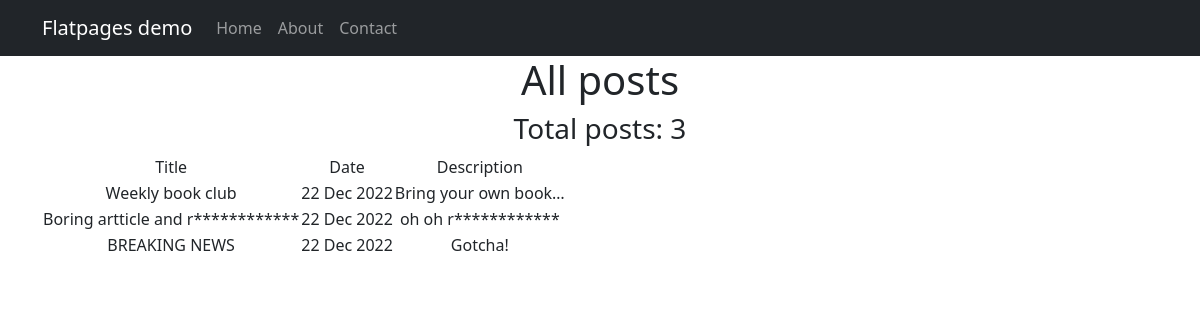
Page /news/ on the committed database.
### news/models.py (models this page shows, shortened)
class Post(models.Model):
    NEWS = "NEWS"
    ARTICLE = "ARTCL"
    CATEGORIES = ((NEWS, "News articles"), (ARTICLE, "Articles"))
    author_id = models.ForeignKey(Author, on_delete=models.CASCADE)
    category_type = models.CharField(max_length=5, choices=CATEGORIES, default=NEWS)
    created_at = models.DateTimeField(auto_now_add=True)
    category_id = models.ManyToManyField(Category, through='PostCategory')
    title = models.CharField(max_length=128)
    text = models.TextField()
    rating = models.IntegerField(default=0)

### news/views.py (the view)
# urls.py: path('', PostsList.as_view()),
class PostsList(ListView):
    model = Post
    ordering = '-created_at'
    template_name = 'posts.html'
    context_object_name = 'posts'

### news/templatetags/custom_filters.py (called while the page is built)
@register.filter()
def censorship(value):
    word = 'reallybadword'
    print(value)
    if not isinstance(value, str):
        raise ValueError(f"String is expected, got {type(value)}")
    for w in value.split():
        if w.lower() == word:
            value = value.replace(w,f"{w[0]}{'*' * (len(w) - 1)}")
    return value

### templates/posts.html (shortened to what this page needs)
{% extends 'flatpages/default.html' %}
{% load custom_filters %}
{% block content %}
<h1>All posts</h1>
{% if posts %}
    <h3>Total posts: {{ posts|length }}</h3>
    <table>
    <tr>
        <td>Title</td>
        <td>Date</td>
        <td>Description</td>
    </tr>
    {% for post in posts %}
    <tr>
        <td>{{ post.title|censorship }}</td>
        <td>{{ post.created_at|date:'d M Y'  }}</td>
        <td>{{ post.text|truncatechars:20|censorship }}</td>
    </tr>
    {% endfor %}
    </table>
{% else %}
<h2>No topics available</h2>
{% endif %}
{% endblock content %}

### templates/flatpages/default.html (shortened to what this page needs)
<!DOCTYPE html>
<html lang="en">
<head>
    {% load static %}
    <link href="{% static 'css/styles.css' %}" rel="stylesheet"/>
</head>
<body>
<nav class="navbar navbar-expand-lg navbar-dark bg-dark static-top">
   <div class="container">
       <a class="navbar-brand" href="#">Flatpages demo</a>
       <div class="collapse navbar-collapse" id="navbarResponsive">
           <ul class="navbar-nav ml-auto">
               <li class="nav-item active">
                   <a class="nav-link" href="/">Home</a>
               </li>
               <li class="nav-item">
                   <a class="nav-link" href="/about/">About</a>
               </li>
               <li class="nav-item">
                   <a class="nav-link" href="/contacts/">Contact</a>
               </li>
           </ul>
       </div>
   </div>
</nav>
<div class="container">
    <div class="row">
        <div class="col-lg-12 text-center">
    {% block content %}
    {% endblock content %}
        </div>
    </div>
</div>
</body>
</html>

### rows in the picture
Post: title|censorship "Weekly book club", created_at "22 Dec 2022", text|censorship "Bring your own book…"
Post: title|censorship "Boring artticle and r************", created_at "22 Dec 2022", text|censorship "oh oh r************"
Post: title|censorship "BREAKING NEWS", created_at "22 Dec 2022", text|censorship "Gotcha!"

### other values in the picture
{{ posts|length }} "3"
